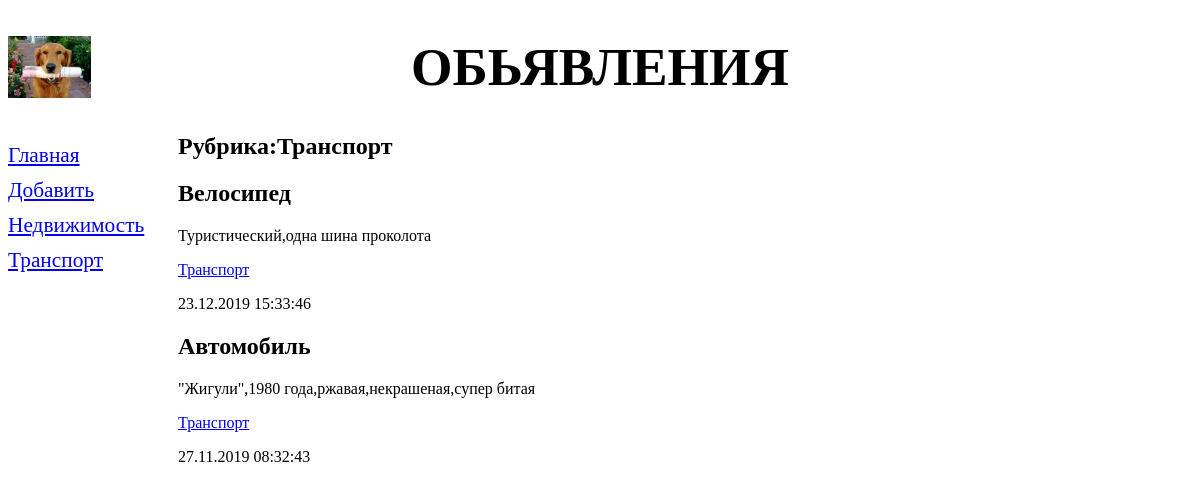
The page /bboard/2/ on the database its author committed.
### bboard/models.py (models this page shows, shortened)
class Rubric(models.Model):
    name = models.CharField(max_length=20, db_index=True, verbose_name='Название')
    class Meta:
        verbose_name_plural = 'Рубрики'
        verbose_name = 'Рубрика'
        ordering = ['name']

class Bb(models.Model):
    title = models.CharField(max_length=50, verbose_name='Товар')  # допустимая 50 симвл
    content = models.TextField(null=True, blank=True, verbose_name='Описание')  # можно не заполнять,неогран.длинны
    price = models.FloatField(null=True, blank=True, verbose_name='Цена')
    published = models.DateTimeField(auto_now_add=True, db_index=True,
                                     verbose_name='Опубликовано')  # текущ.дат.и врем. и идекс
    rubric = models.ForeignKey('Rubric', null=True, on_delete=models.PROTECT,
                               verbose_name='Рубрика')  # поле внешн.ключа->передать конструтор первичный класс
    class Meta:
        verbose_name_plural = 'Обьявления'  # множ.числ
        verbose_name = 'Обьявление'  # ед.ч
        ordering = ['-published']  # сортировка

### bboard/views.py (the view)
# urls.py: path('<int:rubric_id>/', by_rubric, name='by_rubric'),#послед-именов маршрут
def by_rubric(request, rubric_id):
    bbs = Bb.objects.filter(rubric=rubric_id)
    rubrics = Rubric.objects.all()
    current_rubric = Rubric.objects.get(pk=rubric_id)
    context = {'bbs': bbs, 'rubrics': rubrics, 'current_rubric': current_rubric}
    return render(request, 'bboard/by_rubric.html', context)

### templates/bboard/by_rubric.html (shortened to what this page needs)
{%  extends "layout/basic.html" %}
{% block content %}
    <h2>Рубрика:{{ current_rubric.name }}</h2>
{% for bb in bbs %}
<div class="b">
    <h2>{{ bb.title }}</h2>
    <p>{{ bb.content }}</p>
    <p><a href="{% url 'by_rubric' bb.rubric.pk %}">{{ bb.rubric.name }} </a></p>
    <p>{{ bb.published|date:"d.m.Y H:i:s" }}</p>
</div>
{% endfor %}
{% endblock %}

### templates/layout/basic.html (shortened to what this page needs)
{% load static %}
<!DOCTYPE html>
<html>
    <head>
        <link rel="stylesheet" type="text/css" href="{% static 'bboard/style.css' %}">
    </head>
    <body>
        <header>
            <h1>Обьявления</h1>
        </header>
        <nav>
            <a href="{% url 'index' %}">Главная</a>
            <a href="{% url 'add' %}">Добавить</a>
            {% for rubric in rubrics %}
            <a href="{% url 'by_rubric' rubric.pk %}">{{ rubric.name }}</a>
            {% endfor %}
        </nav>
        <section>
            {% block content %}
            {% endblock %}
        </section>
    </body>
</html>

### bboard/static/bboard/style.css (style rules this page uses)
header h1 { font-size:40pt; text-transform: uppercase; text-align: center; background: url("sob.jpg") left /auto 100% no-repeat; }
nav { font-size: 16pt; width: 150px; float: left; }
nav a { display: block; margin: 10px 0px; }
section { margin-left: 170px; }

### rows shown on the page
Rubric: name "Недвижимость"
Rubric: name "Транспорт"
Bb: title "Велосипед", content "Туристический,одна шина проколота", rubric.name "Транспорт", published "23.12.2019 15:33:46"
Bb: title "Автомобиль", content "\"Жигули\",1980 года,ржавая,некрашеная,супер битая", rubric.name "Транспорт", published "27.11.2019 08:32:43"
